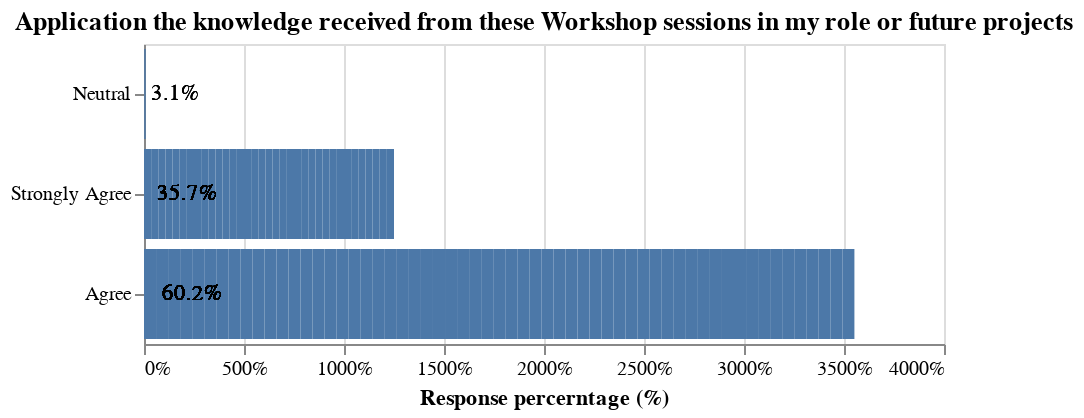

The code cell stored with this chart in its notebook:
### Markdown cell above
# I will be able to apply the knowledge received from these Workshop sessions in my role or future projects

### Code cell
bar = alt.Chart(df, title="Application the knowledge received from these Workshop sessions in my role or future projects"
               ).transform_joinaggregate(
    total='count()',
    groupby=['knowledge_application']
).transform_calculate(
    percent=alt.datum.total/98
).mark_bar().encode(
    x= alt.X('percent:Q', title = "Response percerntage (%)", axis=alt.Axis(format='%')),
    y=alt.Y('knowledge_application', sort='x', title="")
    ).properties(
    width=400,
    height=150
    )

text = alt.Chart(df, title="Application the knowledge received from these Workshop sessions in my role or future projects"
               ).transform_joinaggregate(
    total='count()',
    groupby=['knowledge_application']
).transform_calculate(
    percent=alt.datum.total/98
).mark_text(
        align='left',
        baseline='middle',
        dx=3
).encode(
        y = alt.Y('knowledge_application', sort = 'x'),
        x = alt.X('percent:Q'),
        text=alt.Text('percent:Q',format='.1%')
).properties(
    width=800,
    height=250
    )

q6_plot = alt.layer(bar, text, data=df)

# Show the plot|
q6_plot
